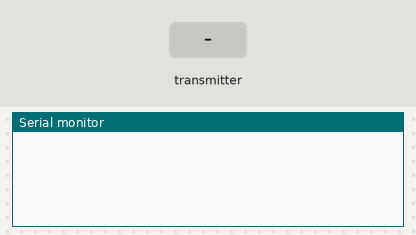
The sketch below on a simulated ESP32. On the bench: the last lines printed to the serial monitor. The inputs (shaded band) are chosen by the test bench.

Above: at 1.2 s.
1.3 s: the transmitter starts sending heat = 0
At 1.66 s:
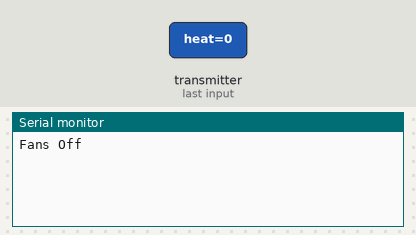
3.3 s: the transmitter starts sending fans = 1
At 3.66 s:
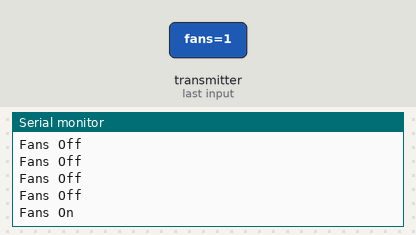

Measured:
- after the input at 1.3 s, the serial monitor: prints a new line after 0.05 s (image 1)
- after the input at 3.3 s, the serial monitor: prints a new line after 0.05 s (image 2)

The sketch:

slaveTest.ino
```cpp
#include <esp_now.h>
#include <WiFi.h>
//need to create a loop where it just checks the data received
//include functions from espNOW
typedef struct parameters {
    bool heat;
    bool fans;
    bool pump;
    bool valve;

} parameters;

parameters highVolt;

//FUNCTION FROM LIBRARY
//everything should happen in this function
void OnDataRecv(const esp_now_recv_info_t * mac, const uint8_t *recData, int len) {
  memcpy(&highVolt, recData, sizeof(highVolt));
  checkFans();
}

void setup(){
  Serial.begin(115200);

  // Set wifi up
  WiFi.mode(WIFI_STA);

   // init espnow
  if (esp_now_init() != ESP_OK) {
    Serial.println("Error with init");
    return;
  }
  // callback function
  esp_now_register_recv_cb(OnDataRecv);


}

void loop(){
  //chill and wait for data to be received
}
void checkFans(){
  if (highVolt.fans == true){
    startFans();
  }
  else{
    stopFans();
  }
}


//function to start fans
void startFans(){
  Serial.println("Fans On");
}

void stopFans(){
  Serial.println("Fans Off");
}
```
